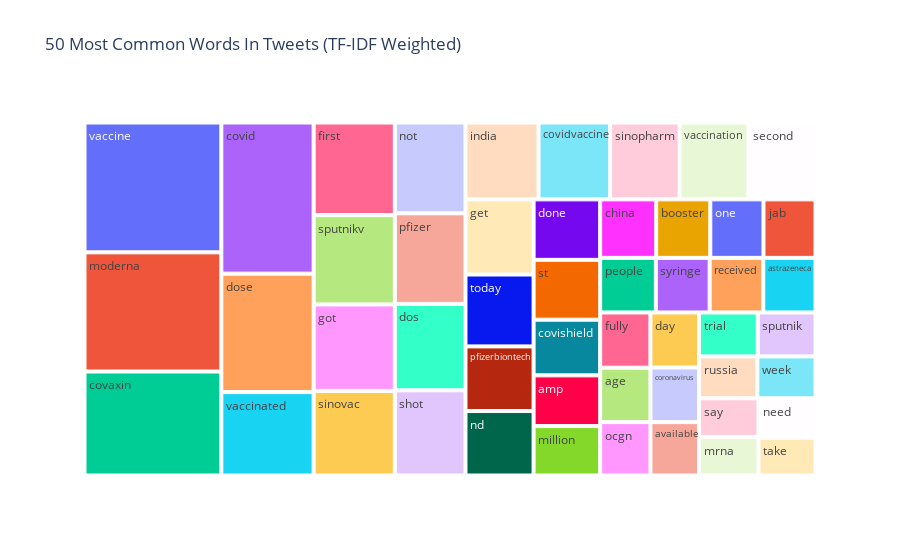

The notebook cell saved with this chart:
### Code cell
ut.common_words(neutral_tweets, 50)

### Figure 1 — Plotly figure (JSON) as saved in the notebook; plotly's stock layout.template omitted (floating-point values rounded to 4 significant figures)
{"data": [{"branchvalues": "total", "domain": {"x": [0, 1], "y": [0, 1]}, "hovertemplate": "labels=%{label}<br>TF-IDF Score=%{value}<br>parent=%{parent}<br>id=%{id}<extra></extra>", "ids": ["age", "amp", "astrazeneca", "available", "booster", "china", "coronavirus", "covaxin", "covid", "covidvaccine", "covishield", "day", "done", "dos", "dose", "first", "fully", "get", "got", "india", "jab", "million", "moderna", "mrna", "nd", "need", "not", "ocgn", "one", "people", "pfizer", "pfizerbiontech", "received", "russia", "say", "second", "shot", "sinopharm", "sinovac", "sputnik", "sputnikv", "st", "syringe", "take", "today", "trial", "vaccinated", "vaccination", "vaccine", "week"], "labels": ["age", "amp", "astrazeneca", "available", "booster", "china", "coronavirus", "covaxin", "covid", "covidvaccine", "covishield", "day", "done", "dos", "dose", "first", "fully", "get", "got", "india", "jab", "million", "moderna", "mrna", "nd", "need", "not", "ocgn", "one", "people", "pfizer", "pfizerbiontech", "received", "russia", "say", "second", "shot", "sinopharm", "sinovac", "sputnik", "sputnikv", "st", "syringe", "take", "today", "trial", "vaccinated", "vaccination", "vaccine", "week"], "name": "", "parents": ["", "", "", "", "", "", "", "", "", "", "", "", "", "", "", "", "", "", "", "", "", "", "", "", "", "", "", "", "", "", "", "", "", "", "", "", "", "", "", "", "", "", "", "", "", "", "", "", "", ""], "type": "treemap", "values": [457.8, 565.2, 477.4, 434.4, 529.8, 548.8, 444.4, 2382.0, 2336.0, 921.3, 620.4, 447.8, 674.1, 1022.0, 1830.0, 1258.0, 464.9, 856.7, 1175.0, 940.0, 509.5, 550.9, 2730.0, 382.8, 734.9, 376.0, 1074.0, 449.6, 521.0, 508.9, 1072.0, 737.3, 490.2, 409.6, 385.6, 863.4, 1008.0, 894.6, 1150.0, 424.7, 1214.0, 667.1, 491.8, 360.8, 819.7, 431.5, 1289.0, 885.3, 2974.0, 408.0]}], "layout": {"legend": {"tracegroupgap": 0}, "title": {"text": "50 Most Common Words In Tweets (TF-IDF Weighted)"}}}
